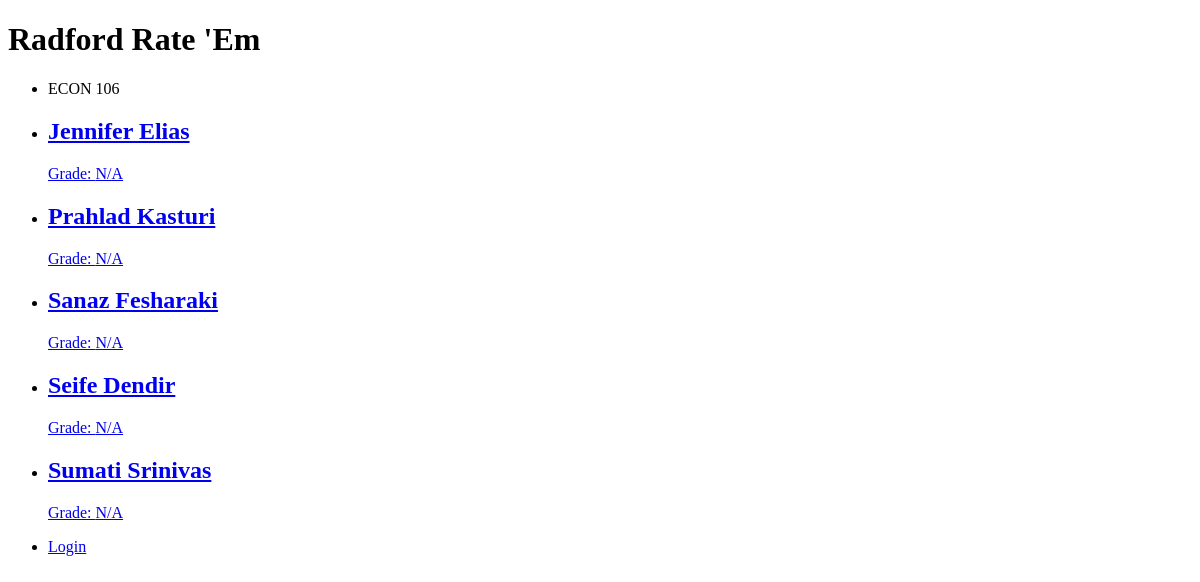
The page /?course=38 on the database its author committed.
### tables this page shows
CREATE TABLE IF NOT EXISTS `classes` (
  `id` int(10) unsigned NOT NULL AUTO_INCREMENT,
  `course` char(10) NOT NULL,
  `professor` varchar(255) NOT NULL,
  `grade` tinyint(2) unsigned DEFAULT NULL,
  PRIMARY KEY (`id`),
  UNIQUE KEY `course` (`course`,`professor`),
  KEY `professor` (`professor`),
  CONSTRAINT `professor` FOREIGN KEY (`professor`) REFERENCES `professors` (`name`)
);

CREATE TABLE IF NOT EXISTS `professors` (
  `id` int(10) unsigned NOT NULL AUTO_INCREMENT,
  `name` varchar(255) NOT NULL,
  `grade` tinyint(2) unsigned DEFAULT NULL,
  PRIMARY KEY (`id`),
  UNIQUE KEY `name` (`name`)
);

### config.php (called while the page is built, shortened)
<?php
    function intToGrade($num)
    {
        if ($num != null)
        {
            $num = (int)$num;
            switch($num)
            {
                case 0:
                    $grade = "F";
                    break;
                case 1:
                    $grade = "D-";
                    break;
                case 2:
                    $grade = "D";
                    break;
                case 3:
                    $grade = "D+";
                    break;
                case 4:
                    $grade = "C-";
                    break;
                case 5:
                    $grade = "C";
                    break;
                case 6:
                    $grade = "C+";
                    break;
                case 7:
                    $grade = "B-";
                    break;
                case 8:
                    $grade = "B";
                    break;
                case 9:
                    $grade = "B+";
                    break;
                case 10:
                    $grade = "A-";
                    break;
                case 11:
                    $grade = "A";
                    break;
                case 12:
                    $grade = "A+";
                    break;
                default:
                    $grade = "N/A";
                    break;
            }
        }
        else
            $grade = "N/A";
        return $grade;
    }

### pages/course.php (the view, shortened to what this page needs)
<?php
    $query = "SELECT classes.id, classes.course, classes.professor, professors.grade " .
                "FROM classes " .
                "INNER JOIN professors " .
                 "ON professors.name = classes.professor " .
                 "AND classes.course = (SELECT (CONCAT(college, ' ', course_number)) " .
                 "FROM courses WHERE id = :course)";
    $query_params = array(':course' => $_GET['course']);
    try
    {
        $stmt = $db->prepare($query);
        $result = $stmt->execute($query_params);
    }
    catch(PDOException $e)
    {
        die();
    }
    $row = $stmt->fetch();
    print "\t\t<ul data-role='listview' data-divider-theme='a'>\n";
    print "\t\t\t<li data-role='list-divider'>" . $row['course'] . "</li>\n";
    do
    {
        print "\t\t\t<li><a href='?class=" . $row['id'] . "'>" .
           "\n\t\t\t\t<h1>" . $row['professor'] . "</h1>" .
           "\n\t\t\t\t<p>Grade: " . intToGrade($row['grade']) . "</p></a>" .
           "\n\t\t\t</li>\n";
    } while($row = $stmt->fetch());
    print "\t\t</ul>";
?>

### rows shown on the page
classes: course "ECON 106", professor "Jennifer Elias", professors.grade "N/A"
classes: professor "Prahlad Kasturi", professors.grade "N/A"
classes: professor "Sanaz Fesharaki", professors.grade "N/A"
classes: professor "Seife Dendir", professors.grade "N/A"
classes: professor "Sumati Srinivas", professors.grade "N/A"
